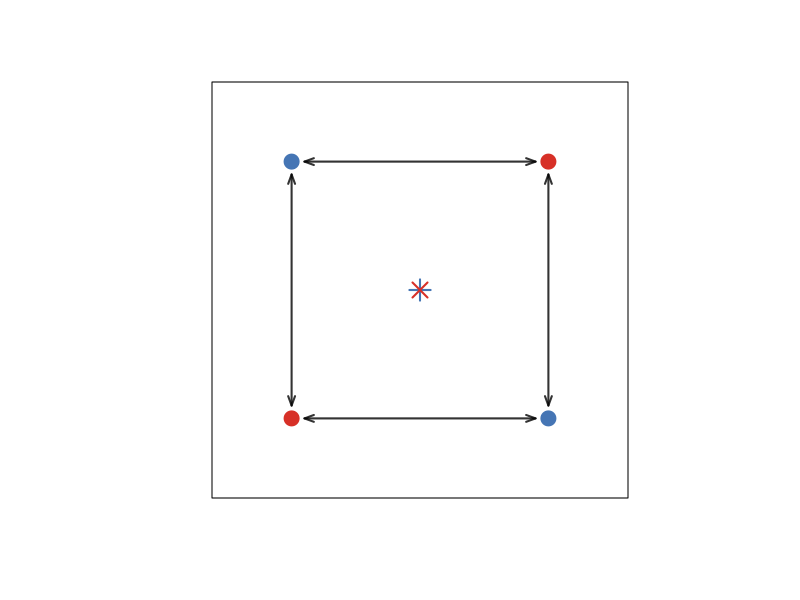

Generate this figure with R:
## ---- chunk 1
knitr::opts_chunk$set(echo = TRUE,
                      fig.path='../output/figures/meandiff_')
knitr::opts_knit$set(root.dir=normalizePath(".."))

movePoints <- function(x0y0, xy, d){
  total.dist <- apply(cbind(x0y0, xy), 1,
                      function(x) stats::dist(rbind(x[1:2], x[3:4])))
  p <- d / total.dist
  p <- 1 - p
  x0y0[,1] <- xy[,1] + p*(x0y0[,1] - xy[,1])
  x0y0[,2] <- xy[,2] + p*(x0y0[,2] - xy[,2])
  return(x0y0)
}


## ---- chunk 2
meandiff <- function(z1,z2){
  
  res <- vector('numeric', 0)
  
  for(i in 1:length(z1)){
    tmp <- z1[i] - z2
    res <- c(res,tmp)
  }
  
  mean(res)
}
## ---- chunk 3
set.seed(43805)
x <- rnorm(10, 50, 20)
y <- rnorm(13, 70, 20)
## ---- chunk 4
mean(x) - mean(y)
## ---- chunk 5
meandiff(x,y)
## ---- chunk 6
meaneucdist <- function(z1, z2){
    
  res <- vector('numeric', 0)
  
  for(i in 1:length(z1)){
    tmp <- sqrt((z1[i]-z2)^2)
    res <- c(res,tmp)
  }
  
  mean(res)
}

meaneucdist(x,y)
## ---- chunk 7
par(pty='s')
plot(c(-2,2), c(2,-2), pch=19, col='#4575b4', 
     ylim=c(-3,3), xlim=c(-3,3), cex=2,
     ylab='',xlab='', yaxt='n', xaxt='n')
points(c(2,-2),c(2,-2), pch=19, col='#d73027', cex=2)

arrows(1.8, 2, -1.8, 2, length=0.1, code=3, angle=20, lwd=2, col=grey(0,0.8))
arrows(2, 1.8, 2, -1.8, length=0.1, code=3, angle=20, lwd=2, col=grey(0,0.8))
arrows(1.8, -2, -1.8, -2, length=0.1, code=3, angle=20, lwd=2, col=grey(0,0.8))
arrows(-2, -1.8, -2, 1.8, length=0.1, code=3, angle=20, lwd=2, col=grey(0,0.8))
points(c(0,0),c(0,0), pch=c(3,4), col=c('#4575b4','#d73027'), cex=2, lwd=2)
